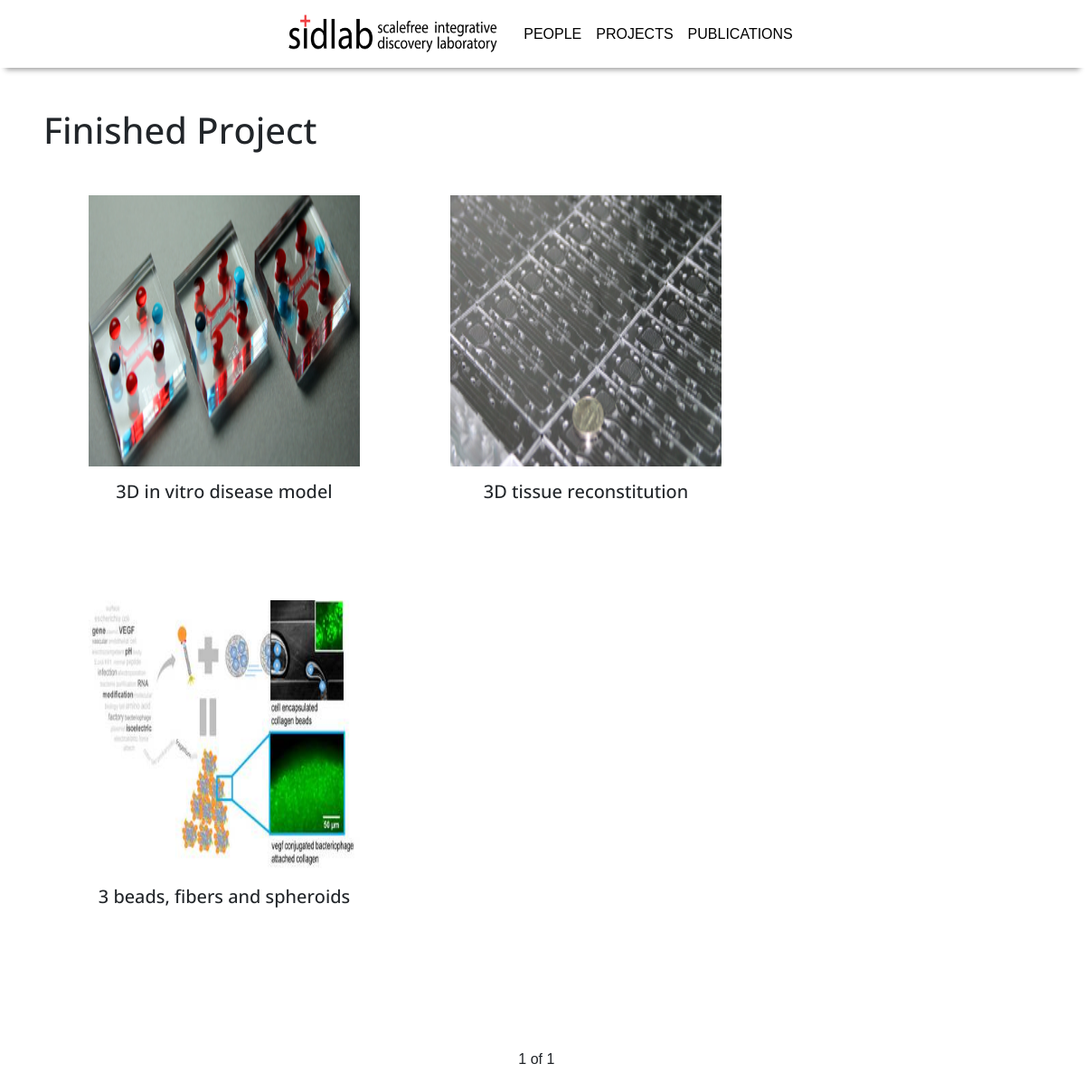
The app's page /projects/archive/ with its own data.
### blog/models.py (models this page shows, shortened)
class Project(models.Model):
    project_name = models.CharField(max_length=200)
    project_text = models.TextField()
    photo = models.ImageField(blank=True)
    finished = models.BooleanField(null=True)
    created_date = models.DateTimeField(default=timezone.now)

### blog/views.py (the view)
# urls.py: path('projects/archive/', views.projects_archive, name="projects_archive"),
def projects_archive(request):
    projectt = Project.objects.filter(finished=True)
    paginator = Paginator(projectt, 6)
    page = request.GET.get('page')
    projects = paginator.get_page(page)
    return render(request, 'blog/projects_archive.html', { 'projects':projects })

### blog/templates/blog/projects_archive.html (shortened to what this page needs)
{% extends "blog/index.html" %}
{% block content %}
<h1 class="mb-5 open">Finished Project</h1>
<div class="d-flex justify-content-center">
    <div class="project_container">
        {% for project in projects %}
            {% if project.finished == True %}
                <div class="project_item mb-5">
                    <a href="{% url 'projects_detail' pk=project.pk %}"><img src="{{ project.photo.url }}" height="300" width="300"></a>
                    <h5 class="mt-3 open">{{ project.project_name }}</h5>
                </div>
            {% endif %}
        {% endfor %}
    </div>
</div>
<div class="d-flex justify-content-center mb-5 mt-5">
    <span>{{ projects.number }}</span>&nbsp;
    <span>of</span>&nbsp;
    <span>{{ projects.paginator.num_pages }}</span>&nbsp;&nbsp;&nbsp;
</div>
{% endblock %}

### static/blog.css (style rules this page uses)
.open { font-family: 'Open Sans', sans-serif; }
body { font-family: 'Noto Sans KR', sans-serif; background-color: #fff; margin-top: 3rem; }
.project_container { max-width: 1230px; display: flex; flex-flow: row wrap; }
.project_item { width: 400px; height: 400px; text-align: center; }

### records on screen
Project: photo (picture), project_name "3D in vitro disease model"
Project: photo (picture), project_name "3D tissue reconstitution"
Project: photo (picture), project_name "3 beads, fibers and spheroids"

### other values on screen
{{ projects.number }} "1"
{{ projects.paginator.num_pages }} "1"
